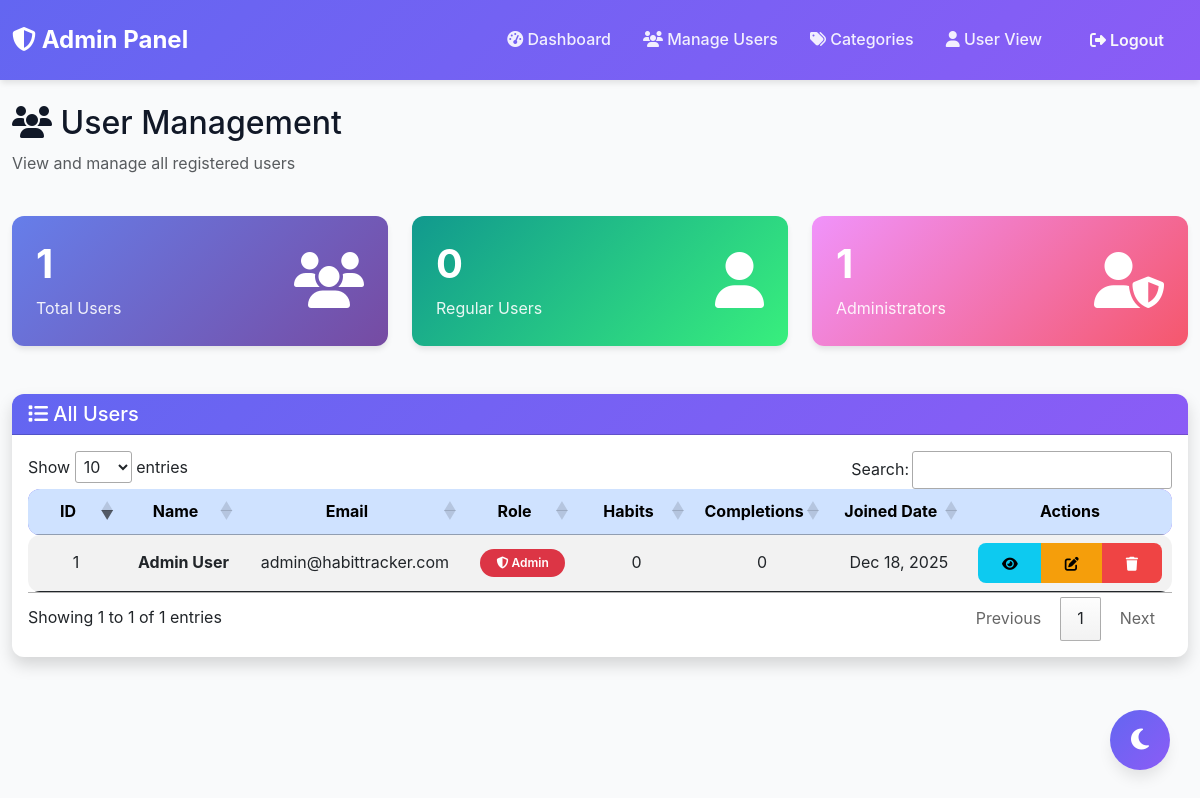
/admin/manage_users.php (signed in), run on the app's committed database.
### tables this page shows
CREATE TABLE `users` (
  `user_id` int(11) NOT NULL,
  `name` varchar(100) NOT NULL,
  `email` varchar(150) NOT NULL,
  `password_hash` varchar(255) NOT NULL,
  `role` enum('USER','ADMIN') DEFAULT 'USER',
  `created_at` timestamp NOT NULL DEFAULT current_timestamp()
);

### admin/manage_users.php (the view, shortened to what this page needs)
<?php
require_once '../config/db.php';
$total_users_query = "SELECT COUNT(*) as count FROM users";
$total_users = $conn->query($total_users_query)->fetch_assoc()['count'];
$admin_count_query = "SELECT COUNT(*) as count FROM users WHERE role = 'ADMIN'";
$admin_count = $conn->query($admin_count_query)->fetch_assoc()['count'];
$user_count = $total_users - $admin_count;
$users_query = "SELECT u.user_id, u.name, u.email, u.role, u.created_at,
                (SELECT COUNT(*) FROM habits WHERE user_id = u.user_id) as total_habits,
                (SELECT COUNT(*) FROM habit_logs hl
                 JOIN habits h ON hl.habit_id = h.habit_id
                 WHERE h.user_id = u.user_id AND hl.status = 'DONE') as total_completions
                FROM users u
                ORDER BY u.created_at DESC";
$users_result = $conn->query($users_query);
?>
<!DOCTYPE html>
<html lang="en">
<head>
    <link href="https://cdn.jsdelivr.net/npm/bootstrap@5.3.0/dist/css/bootstrap.min.css" rel="stylesheet">
    <link rel="stylesheet" href="https://cdnjs.cloudflare.com/ajax/libs/font-awesome/6.4.0/css/all.min.css">
    <link rel="stylesheet" href="../assets/css/style.css">
    <link rel="stylesheet" href="https://cdn.datatables.net/1.13.4/css/jquery.dataTables.min.css">
</head>
<body>
    <nav class="navbar navbar-expand-lg navbar-dark">
        <div class="container-fluid">
            <a class="navbar-brand" href="../index.php">
                <i class="fas fa-shield-alt"></i> Admin Panel
            </a>
            <div class="collapse navbar-collapse" id="navbarNav">
                <ul class="navbar-nav ms-auto">
                    <li class="nav-item">
                        <a class="nav-link" href="admin_dashboard.php">
                            <i class="fas fa-tachometer-alt"></i> Dashboard
                        </a>
                    </li>
                    <li class="nav-item">
                        <a class="nav-link active" href="manage_users.php">
                            <i class="fas fa-users"></i> Manage Users
                        </a>
                    </li>
                    <li class="nav-item">
                        <a class="nav-link" href="manage_categories.php">
                            <i class="fas fa-tags"></i> Categories
                        </a>
                    </li>
                    <li class="nav-item">
                        <a class="nav-link" href="../user/dashboard.php">
                            <i class="fas fa-user"></i> User View
                        </a>
                    </li>
                    <li class="nav-item">
                        <a class="btn btn-outline-light ms-2" href="../auth/logout.php">
                            <i class="fas fa-sign-out-alt"></i> Logout
                        </a>
                    </li>
                </ul>
            </div>
        </div>
    </nav>
    <div class="container-fluid py-4">
        <div class="row mb-4">
            <div class="col-md-8">
                <h2><i class="fas fa-users"></i> User Management</h2>
                <p class="text-muted">View and manage all registered users</p>
            </div>
        </div>
        <div class="row mb-4">
            <div class="col-md-4">
                <div class="stat-card primary">
                    <div class="d-flex justify-content-between align-items-center">
                        <div>
                            <h3><?php echo $total_users; ?></h3>
                            <p>Total Users</p>
                        </div>
                        <div class="display-4">
                            <i class="fas fa-users"></i>
                        </div>
                    </div>
                </div>
            </div>
            <div class="col-md-4">
                <div class="stat-card success">
                    <div class="d-flex justify-content-between align-items-center">
                        <div>
                            <h3><?php echo $user_count; ?></h3>
                            <p>Regular Users</p>
                        </div>
                        <div class="display-4">
                            <i class="fas fa-user"></i>
                        </div>
                    </div>
                </div>
            </div>
            <div class="col-md-4">
                <div class="stat-card warning">
                    <div class="d-flex justify-content-between align-items-center">
                        <div>
                            <h3><?php echo $admin_count; ?></h3>
                            <p>Administrators</p>
                        </div>
                        <div class="display-4">
                            <i class="fas fa-user-shield"></i>
                        </div>
                    </div>
                </div>
            </div>
        </div>
        <div class="card shadow">
            <div class="card-header bg-primary text-white">
                <h5 class="mb-0"><i class="fas fa-list"></i> All Users</h5>
            </div>
            <div class="card-body">
                <div class="table-responsive">
                    <table class="table table-hover table-striped" id="usersTable">
                        <thead class="table-primary">
                            <tr>
                                <th class="text-center">ID</th>
                                <th class="text-center">Name</th>
                                <th class="text-center">Email</th>
                                <th class="text-center">Role</th>
                                <th class="text-center">Habits</th>
                                <th class="text-center">Completions</th>
                                <th class="text-center">Joined Date</th>
                                <th class="text-center">Actions</th>
                            </tr>
                        </thead>
                        <tbody>
                            <?php $modals = ''; while ($user = $users_result->fetch_assoc()):
                                $is_current_user = ($user['user_id'] === $_SESSION['user_id']);
                            ?>
                                <tr <?php echo $is_current_user ? 'class="table-warning"' : ''; ?>>
                                    <td class="text-center align-middle"><?php echo $user['user_id']; ?></td>
                                    <td class="text-center align-middle">
                                        <strong><?php echo htmlspecialchars($user['name']); ?></strong>
                                    </td>
                                    <td class="text-center align-middle"><?php echo htmlspecialchars($user['email']); ?></td>
                                    <td class="text-center align-middle">
                                        <?php if ($user['role'] === 'ADMIN'): ?>
                                            <span class="badge bg-danger">
                                                <i class="fas fa-shield-alt"></i> Admin
                                            </span>
                                        <?php else: ?>
                                            <span class="badge bg-primary">
                                                <i class="fas fa-user"></i> User
                                            </span>
                                        <?php endif; ?>
                                    </td>
                                    <td class="text-center align-middle"><?php echo $user['total_habits']; ?></td>
                                    <td class="text-center align-middle"><?php echo $user['total_completions']; ?></td>
                                    <td class="text-center align-middle"><?php echo date('M d, Y', strtotime($user['created_at'])); ?></td>
                                    <td class="text-center align-middle">
                                        <div class="btn-group btn-group-sm">
                                            <button class="btn btn-info"
                                                    data-bs-toggle="modal"
                                                    data-bs-target="#viewModal<?php echo $user['user_id']; ?>">
                                                <i class="fas fa-eye"></i>
                                            </button>
                                            <?php if (!$is_current_user): ?>
                                                <button class="btn btn-warning"
                                                        data-bs-toggle="modal"
                                                        data-bs-target="#editModal<?php echo $user['user_id']; ?>">
                                                    <i class="fas fa-edit"></i>
                                                </button>
                                                <a href="manage_users.php?delete=1&user_id=<?php echo $user['user_id']; ?>"
                                                   class="btn btn-danger"
                                                   onclick="return confirm('Are you sure you want to delete this user? All their data will be permanently deleted.')">
                                                    <i class="fas fa-trash"></i>
                                                </a>
                                            <?php endif; ?>
                                        </div>
                                    </td>
                                </tr>
                            <?php endwhile; ?>
                        </tbody>
                    </table>
                </div>
            </div>
        </div>
    </div>
    <button class="dark-mode-toggle" id="darkModeToggle">
        <i class="fas fa-moon"></i>
    </button>
</body>
</html>

### assets/css/style.css (style rules this page uses)
:root { --primary-color: #6366f1; --secondary-color: #8b5cf6; --success-color: #10b981; --danger-color: #ef4444; --warning-color: #f59e0b; --dark-bg: #1f2937; --dark-card: #374151; --light-bg: #f9fafb; --light-card: #ffffff; --text-dark: #111827; --text-light: #f9fafb; --border-color: #e5e7eb; --shadow: 0 4px 6px -1px rgba(0, 0, 0, 0.1); --shadow-lg: 0 10px 15px -3px rgba(0, 0, 0, 0.1); }
* { margin: 0; padding: 0; box-sizing: border-box; }
body { font-family: 'Inter', 'Segoe UI', Tahoma, Geneva, Verdana, sans-serif; background-color: var(--light-bg); color: var(--text-dark); line-height: 1.6; transition: background-color 0.3s ease; }
.navbar { background: linear-gradient(135deg, var(--primary-color), var(--secondary-color)); box-shadow: var(--shadow); padding: 1rem 0; }
.navbar-brand { font-weight: 700; font-size: 1.5rem; color: white !important; }
.navbar-nav .nav-link { color: rgba(255, 255, 255, 0.9) !important; font-weight: 500; margin: 0 0.5rem; transition: all 0.3s ease; }
.btn-outline-light { border: 2px solid white; font-weight: 600; transition: all 0.3s ease; }
.card { border: none; border-radius: 12px; box-shadow: var(--shadow); transition: all 0.3s ease; background-color: var(--light-card); }
.card-header { background: linear-gradient(135deg, var(--primary-color), var(--secondary-color)); color: white; font-weight: 600; border-radius: 12px 12px 0 0 !important; }
.stat-card { border-radius: 12px; padding: 1.5rem; margin-bottom: 1.5rem; box-shadow: var(--shadow); transition: all 0.3s ease; }
.stat-card.primary { background: linear-gradient(135deg, #667eea 0%, #764ba2 100%); color: white; }
.stat-card.success { background: linear-gradient(135deg, #11998e 0%, #38ef7d 100%); color: white; }
.stat-card.warning { background: linear-gradient(135deg, #f093fb 0%, #f5576c 100%); color: white; }
.stat-card h3 { font-size: 2.5rem; font-weight: 700; margin-bottom: 0.5rem; }
.stat-card p { font-size: 1rem; opacity: 0.9; margin-bottom: 0; }
.btn { border-radius: 8px; padding: 0.6rem 1.5rem; font-weight: 600; transition: all 0.3s ease; border: none; }
.btn-danger { background-color: var(--danger-color); }
.btn-warning { background-color: var(--warning-color); }
.table { border-radius: 12px; overflow: hidden; }
.table thead { background: linear-gradient(135deg, var(--primary-color), var(--secondary-color)); color: white; }
.badge { padding: 0.5rem 1rem; border-radius: 20px; font-weight: 600; }
.dark-mode-toggle { position: fixed; bottom: 30px; right: 30px; width: 60px; height: 60px; border-radius: 50%; background: linear-gradient(135deg, var(--primary-color), var(--secondary-color)); color: white; border: none; font-size: 1.5rem; cursor: pointer; box-shadow: var(--shadow-lg); transition: all 0.3s ease; z-index: 1000; }

### data on the page
users: user_id "1", name "Admin User", email "admin@habittracker.com", role "ADMIN" (drawn), total_habits "0", total_completions "0", created_at "Dec 18, 2025"

### other printed values
$total_users "1"
$user_count "0"
$admin_count "1"
